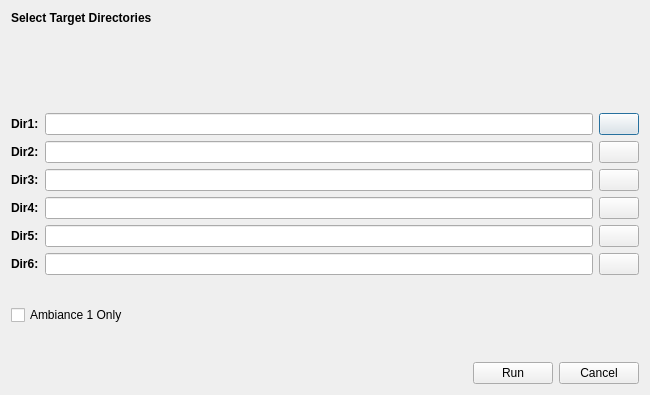
<?xml version="1.0" encoding="UTF-8"?>
<ui version="4.0">
 <class>DirSelectionDialog</class>
 <widget class="QDialog" name="DirSelectionDialog">
  <property name="enabled">
   <bool>true</bool>
  </property>
  <property name="geometry">
   <rect>
    <x>0</x>
    <y>0</y>
    <width>650</width>
    <height>395</height>
   </rect>
  </property>
  <property name="windowTitle">
   <string>Directory Comparison</string>
  </property>
  <property name="windowIcon">
   <iconset resource="resources.qrc">
    <normaloff>:/qml/icons/ico-application.ico</normaloff>:/qml/icons/ico-application.ico</iconset>
  </property>
  <layout class="QGridLayout" name="gridLayout">
   <item row="2" column="0">
    <layout class="QVBoxLayout" name="verticalLayout">
     <item>
      <layout class="QHBoxLayout" name="horizontalLayout_4">
       <item>
        <widget class="QLabel" name="label_2">
         <property name="font">
          <font>
           <weight>75</weight>
           <bold>true</bold>
          </font>
         </property>
         <property name="text">
          <string>Dir1:</string>
         </property>
        </widget>
       </item>
       <item>
        <widget class="QLineEdit" name="dir1TextEdit">
         <property name="enabled">
          <bool>true</bool>
         </property>
        </widget>
       </item>
       <item>
        <widget class="QPushButton" name="selectDir1Button">
         <property name="text">
          <string/>
         </property>
         <property name="icon">
          <iconset resource="resources.qrc">
           <normaloff>:/qml/icons/ico-bluefolder.png</normaloff>:/qml/icons/ico-bluefolder.png</iconset>
         </property>
        </widget>
       </item>
      </layout>
     </item>
    </layout>
   </item>
   <item row="9" column="0">
    <layout class="QHBoxLayout" name="horizontalLayout">
     <item>
      <spacer name="horizontalSpacer">
       <property name="orientation">
        <enum>Qt::Horizontal</enum>
       </property>
       <property name="sizeHint" stdset="0">
        <size>
         <width>40</width>
         <height>20</height>
        </size>
       </property>
      </spacer>
     </item>
     <item>
      <widget class="QPushButton" name="runButton">
       <property name="text">
        <string>Run</string>
       </property>
      </widget>
     </item>
     <item>
      <widget class="QPushButton" name="cancelButton">
       <property name="text">
        <string>Cancel</string>
       </property>
      </widget>
     </item>
    </layout>
   </item>
   <item row="3" column="0">
    <layout class="QHBoxLayout" name="horizontalLayout_5">
     <item>
      <widget class="QLabel" name="label_3">
       <property name="font">
        <font>
         <weight>75</weight>
         <bold>true</bold>
        </font>
       </property>
       <property name="text">
        <string>Dir2:</string>
       </property>
      </widget>
     </item>
     <item>
      <widget class="QLineEdit" name="dir2TextEdit">
       <property name="enabled">
        <bool>true</bool>
       </property>
      </widget>
     </item>
     <item>
      <widget class="QPushButton" name="selectDir2Button">
       <property name="text">
        <string/>
       </property>
       <property name="icon">
        <iconset resource="resources.qrc">
         <normaloff>:/qml/icons/ico-bluefolder.png</normaloff>:/qml/icons/ico-bluefolder.png</iconset>
       </property>
      </widget>
     </item>
    </layout>
   </item>
   <item row="0" column="0">
    <widget class="QLabel" name="label">
     <property name="font">
      <font>
       <weight>75</weight>
       <italic>false</italic>
       <bold>true</bold>
      </font>
     </property>
     <property name="text">
      <string>Select Target Directories</string>
     </property>
    </widget>
   </item>
   <item row="8" column="0">
    <widget class="QCheckBox" name="ambiance1OnlyCheckBox">
     <property name="text">
      <string>Ambiance 1 Only</string>
     </property>
    </widget>
   </item>
   <item row="1" column="0">
    <spacer name="verticalSpacer_2">
     <property name="orientation">
      <enum>Qt::Vertical</enum>
     </property>
     <property name="sizeHint" stdset="0">
      <size>
       <width>20</width>
       <height>40</height>
      </size>
     </property>
    </spacer>
   </item>
   <item row="4" column="0">
    <layout class="QHBoxLayout" name="horizontalLayout_6">
     <item>
      <widget class="QLabel" name="label_4">
       <property name="font">
        <font>
         <weight>75</weight>
         <bold>true</bold>
        </font>
       </property>
       <property name="text">
        <string>Dir3:</string>
       </property>
      </widget>
     </item>
     <item>
      <widget class="QLineEdit" name="dir3TextEdit">
       <property name="enabled">
        <bool>true</bool>
       </property>
      </widget>
     </item>
     <item>
      <widget class="QPushButton" name="selectDir3Button">
       <property name="text">
        <string/>
       </property>
       <property name="icon">
        <iconset resource="resources.qrc">
         <normaloff>:/qml/icons/ico-bluefolder.png</normaloff>:/qml/icons/ico-bluefolder.png</iconset>
       </property>
      </widget>
     </item>
    </layout>
   </item>
   <item row="5" column="0">
    <layout class="QHBoxLayout" name="horizontalLayout_7">
     <item>
      <widget class="QLabel" name="label_5">
       <property name="font">
        <font>
         <weight>75</weight>
         <bold>true</bold>
        </font>
       </property>
       <property name="text">
        <string>Dir4:</string>
       </property>
      </widget>
     </item>
     <item>
      <widget class="QLineEdit" name="dir4TextEdit">
       <property name="enabled">
        <bool>true</bool>
       </property>
      </widget>
     </item>
     <item>
      <widget class="QPushButton" name="selectDir4Button">
       <property name="text">
        <string/>
       </property>
       <property name="icon">
        <iconset resource="resources.qrc">
         <normaloff>:/qml/icons/ico-bluefolder.png</normaloff>:/qml/icons/ico-bluefolder.png</iconset>
       </property>
      </widget>
     </item>
    </layout>
   </item>
   <item row="6" column="0">
    <layout class="QHBoxLayout" name="horizontalLayout_8">
     <item>
      <widget class="QLabel" name="label_6">
       <property name="font">
        <font>
         <weight>75</weight>
         <bold>true</bold>
        </font>
       </property>
       <property name="text">
        <string>Dir5:</string>
       </property>
      </widget>
     </item>
     <item>
      <widget class="QLineEdit" name="dir5TextEdit">
       <property name="enabled">
        <bool>true</bool>
       </property>
      </widget>
     </item>
     <item>
      <widget class="QPushButton" name="selectDir5Button">
       <property name="text">
        <string/>
       </property>
       <property name="icon">
        <iconset resource="resources.qrc">
         <normaloff>:/qml/icons/ico-bluefolder.png</normaloff>:/qml/icons/ico-bluefolder.png</iconset>
       </property>
      </widget>
     </item>
    </layout>
   </item>
   <item row="7" column="0">
    <layout class="QHBoxLayout" name="horizontalLayout_9">
     <item>
      <widget class="QLabel" name="label_7">
       <property name="font">
        <font>
         <weight>75</weight>
         <bold>true</bold>
        </font>
       </property>
       <property name="text">
        <string>Dir6:</string>
       </property>
      </widget>
     </item>
     <item>
      <widget class="QLineEdit" name="dir6TextEdit">
       <property name="enabled">
        <bool>true</bool>
       </property>
      </widget>
     </item>
     <item>
      <widget class="QPushButton" name="selectDir6Button">
       <property name="text">
        <string/>
       </property>
       <property name="icon">
        <iconset resource="resources.qrc">
         <normaloff>:/qml/icons/ico-bluefolder.png</normaloff>:/qml/icons/ico-bluefolder.png</iconset>
       </property>
      </widget>
     </item>
    </layout>
   </item>
   <item row="8" column="0">
    <spacer name="verticalSpacer">
     <property name="orientation">
      <enum>Qt::Vertical</enum>
     </property>
     <property name="sizeHint" stdset="0">
      <size>
       <width>20</width>
       <height>40</height>
      </size>
     </property>
    </spacer>
   </item>
  </layout>
 </widget>
 <tabstops>
  <tabstop>dir1TextEdit</tabstop>
  <tabstop>dir2TextEdit</tabstop>
  <tabstop>selectDir1Button</tabstop>
  <tabstop>selectDir2Button</tabstop>
  <tabstop>runButton</tabstop>
  <tabstop>cancelButton</tabstop>
 </tabstops>
 <resources>
  <include location="resources.qrc"/>
 </resources>
 <connections/>
</ui>
